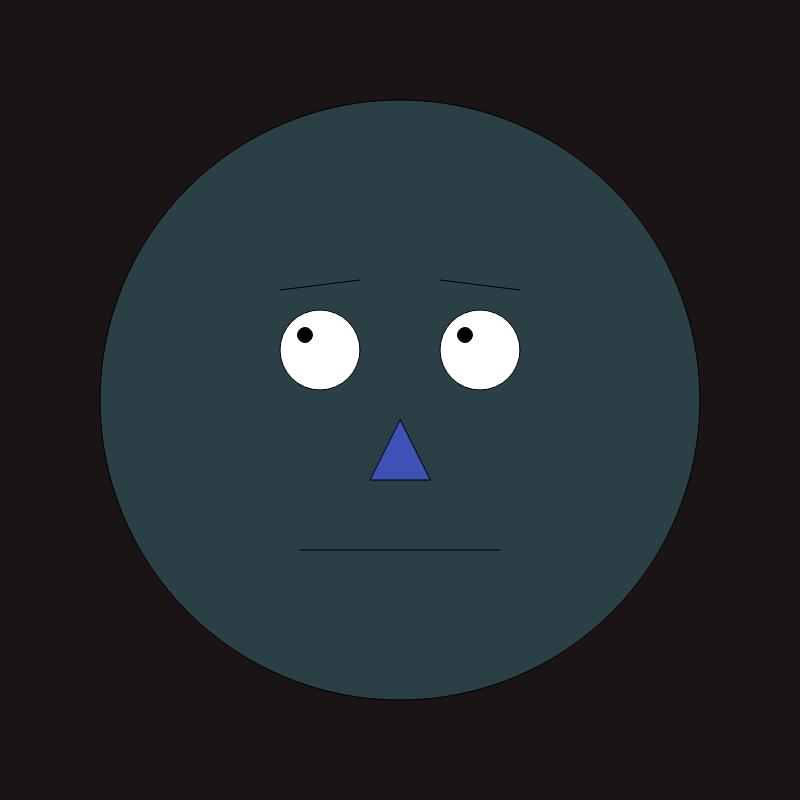
Frame 1 (no input)
Frame 60 (no input): identical to frame 1, image omitted
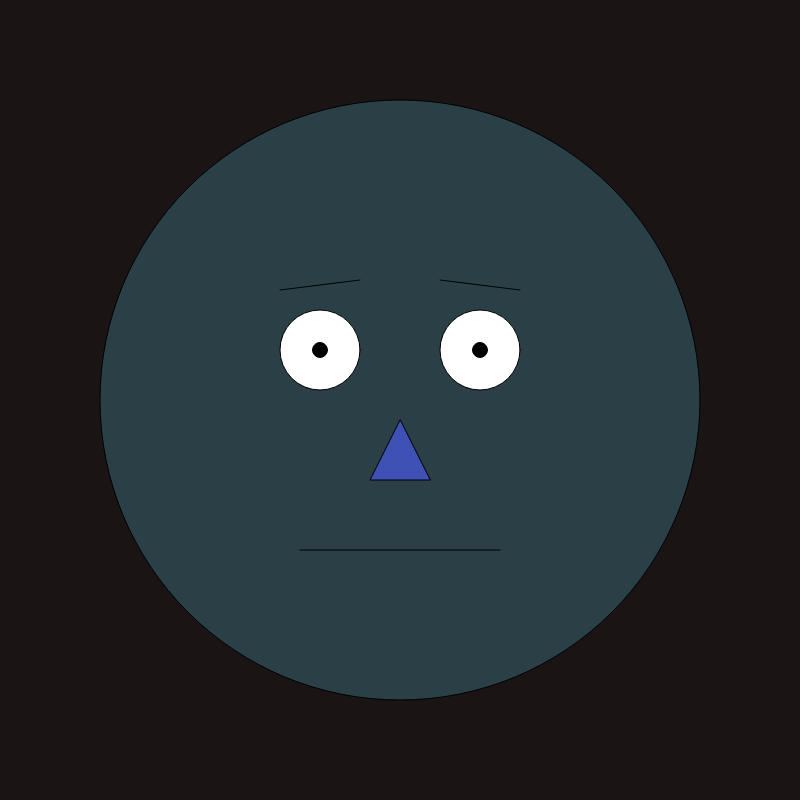
Frame 120 (the mouse pressed at the canvas centre since frame 60)

The p5.js sketch that drew these frames (run headless with seeded random() and noise() and a simulated clock; from frame 60 on, the mouse is pressed at the canvas centre):

// p5.js sketch
// ── sketch.js

function setup() {
  createCanvas(800, 800);
}

let olhoX;
let olhoY;

function draw() {
  background("#1A1414");
 
  fill("#2B3F47");
  circle(400, 400, 600);

  fill("white");
  circle(320, 350, 80); // olho esquerdo
  circle(480, 350, 80); // olho direito

  line(300, 550, 500, 550);

  fill("#3F51B5");
  triangle(400, 420, 370, 480, 430, 480);

  line(280, 290, 360, 280); // esquerda
  line(440, 280, 520, 290); // direita

  olhoX = map(mouseX, 0, width, -15, 15);
  olhoY = map(mouseY, 0, height, -15, 15);

  fill(0); // Pupilas pretas
  circle(320 + olhoX, 350 + olhoY, 15); // pupila esquerda
  circle(480 + olhoX, 350 + olhoY, 15); // pupila direita

  if (mouseIsPressed) {
    console.log(mouseX, mouseY);
  }
}
